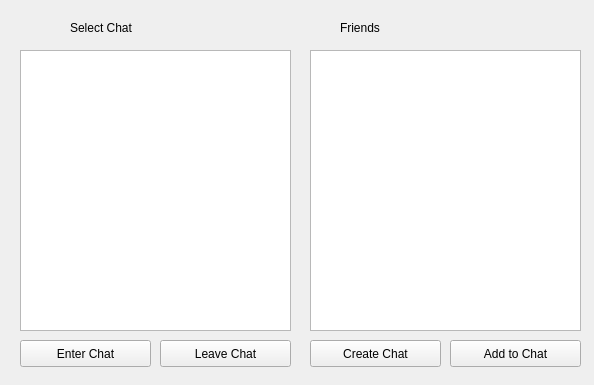
<?xml version="1.0" encoding="UTF-8"?>
<ui version="4.0">
 <class>MessageGUI</class>
 <widget class="QWidget" name="MessageGUI">
  <property name="geometry">
   <rect>
    <x>0</x>
    <y>0</y>
    <width>594</width>
    <height>385</height>
   </rect>
  </property>
  <property name="windowTitle">
   <string>Form</string>
  </property>
  <widget class="QListView" name="chatList">
   <property name="geometry">
    <rect>
     <x>20</x>
     <y>50</y>
     <width>271</width>
     <height>281</height>
    </rect>
   </property>
  </widget>
  <widget class="QLabel" name="label">
   <property name="geometry">
    <rect>
     <x>70</x>
     <y>20</y>
     <width>81</width>
     <height>16</height>
    </rect>
   </property>
   <property name="text">
    <string>Select Chat</string>
   </property>
  </widget>
  <widget class="QPushButton" name="leaveChat">
   <property name="geometry">
    <rect>
     <x>160</x>
     <y>340</y>
     <width>131</width>
     <height>27</height>
    </rect>
   </property>
   <property name="text">
    <string>Leave Chat</string>
   </property>
  </widget>
  <widget class="QPushButton" name="enterChat">
   <property name="geometry">
    <rect>
     <x>20</x>
     <y>340</y>
     <width>131</width>
     <height>27</height>
    </rect>
   </property>
   <property name="text">
    <string>Enter Chat</string>
   </property>
  </widget>
  <widget class="QListView" name="friendList">
   <property name="geometry">
    <rect>
     <x>310</x>
     <y>50</y>
     <width>271</width>
     <height>281</height>
    </rect>
   </property>
  </widget>
  <widget class="QPushButton" name="addToChat">
   <property name="geometry">
    <rect>
     <x>450</x>
     <y>340</y>
     <width>131</width>
     <height>27</height>
    </rect>
   </property>
   <property name="text">
    <string>Add to Chat</string>
   </property>
  </widget>
  <widget class="QPushButton" name="createChat">
   <property name="geometry">
    <rect>
     <x>310</x>
     <y>340</y>
     <width>131</width>
     <height>27</height>
    </rect>
   </property>
   <property name="text">
    <string>Create Chat</string>
   </property>
  </widget>
  <widget class="QLabel" name="label_2">
   <property name="geometry">
    <rect>
     <x>340</x>
     <y>20</y>
     <width>81</width>
     <height>16</height>
    </rect>
   </property>
   <property name="text">
    <string>Friends</string>
   </property>
  </widget>
 </widget>
 <resources/>
 <connections/>
</ui>
